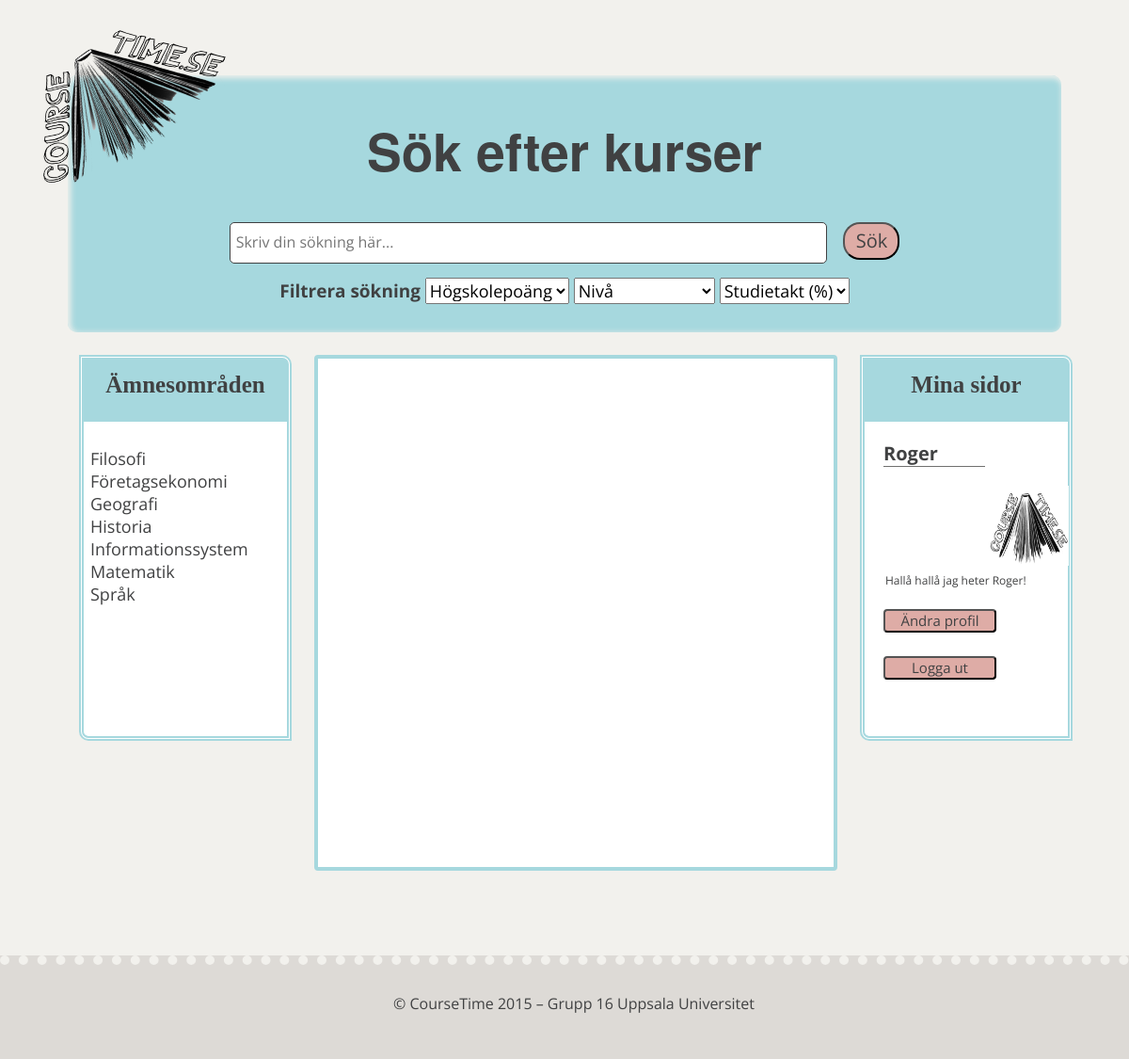
The page / (signed in) on the database its author committed.
### tables this page shows
CREATE TABLE `images` (
  `imgId` int(11) unsigned NOT NULL AUTO_INCREMENT,
  `imgUser` varchar(255) NOT NULL DEFAULT '',
  `imgName` varchar(255) NOT NULL DEFAULT '',
  PRIMARY KEY (`imgId`)
);

CREATE TABLE `profiles` (
  `userName` varchar(255) NOT NULL,
  `profileinfo` text NOT NULL
);

### models/class.Database.php (called while the page is built, shortened)
<?php
class Database{
	public $connection;
	function __construct(){
		$host = "localhost:8889";
		$user = "root";
		$password = "root";
		$database = "projekt";
		$this->connection = mysqli_connect($host, $user, $password, $database)
			or die("Error: ({$this->connection->connect_errno}) {$this->connection->connect_error}");
		$this->connection->set_charset('utf8');
	}
}
?>

### userManager.php (called while the page is built, shortened)
<?php
include "models/class.Database.php";
$db = new Database();
?>

### userimageFinder.php (the view, shortened to what this page needs)
<?php
require_once "userManager.php";
if(isset($_SESSION['admin'])){
	$username = $_SESSION['admin'];
}
$result = $db->connection->query("SELECT imgName FROM images WHERE imgUser = '$username'");
$imageName = $result->fetch_assoc();
if($result->num_rows > 0){
	echo '<img src="uploads/'. $imageName['imgName'] .'"width="85" height="85">';
}
else{
	echo '<img src="uploads/nopic.jpg" width="85" height="85">';
}
?>

### index.php (shortened to what this page needs)
<?php include "userManager.php"; ?>
<!DOCTYPE html>
<html>
  <head>
    <link rel="stylesheet" href="assets/main.css">
  </head>
  <body>
    <div id="content">
      <div id="header">
        <a href="index.php"><img id="logga" src="images/CourseTime-logo.png"></a>
          <div id="loginformContainer"> <?php include "loginform.php"; include "registerform.php"; ?>  </div>
        <?php include "notlogged.php" ?>
        <div id="editprofile"> <?php include "editprofileform.php"; ?></div>
      </div>
      <div id="upper">
        <form action="index.php" method="POST" class="searchfield">
          <label for="inputsearch"><h1 id="h1search"> Sök efter kurser </h1> </label>
          <input type="text" placeholder=" Skriv din sökning här..." id="inputsearch" name="search">
          <input type="submit" name="submit" value="Sök" id="searchBtn" class="searchBtn">
          <div id="filtersection"> Filtrera sökning
            <select name="hpfilter">
              <option value="hp">Högskolepoäng</option>
            </select>
            <select name="levelfilter">
              <option value="nivå">Nivå</option>
            </select>
            <select name="pacefilter">
              <option value="%">Studietakt (%)</option>
            </select>
          </div>
        </form>
      </div>
      <div id="main">
        <div id="leftnav" class="sidebar">
          <p class="subjecthdr"> Ämnesområden </p>
          <p id="subjectareas">
          <?php include "navigation.php"; ?>
          </p>
        </div>
        <div id="middle">
        </div>
        <div id="rightnav" class="sidebar">
          <p class="subjecthdr" id="rightheader"> <?php include "rightnavheader.php";?> </p>
          <div id="userPage"> <?php include "currentuser.php";?> </div>
        </div>
      </div>
    </div>
    <div id="footer">© CourseTime 2015 – Grupp 16 Uppsala Universitet</div>
  </body>
</html>

### loginform.php (shortened to what this page needs)
<!DOCTYPE html>
<html>
</html>

### registerform.php (shortened to what this page needs)
<!DOCTYPE html>
<html>
</html>

### notlogged.php (shortened to what this page needs)
<?php
require_once "userManager.php";
if(isset($_SESSION['name']) || isset($_SESSION['admin'])){ ?>
	<html>
	</html>
<?php
}
else{ ?>
	<html>
		<div id="loginOpen">Logga in / registrera</div>
	</html>
<?php
}
?>

### editprofileform.php (shortened to what this page needs)
<!DOCTYPE html>
<html>
</html>

### navigation.php
<?php
$sql = "SELECT DISTINCT coursesubject FROM courses ORDER BY coursesubject";
$result= $db->connection->query($sql);
if ($result->num_rows > 0)
{
	while ($row = $result->fetch_assoc())
	{
		$catsub = $row["coursesubject"];
		echo "<a id=\"subjectlinks\"  href=\"index.php?category='$catsub'\">" . $row["coursesubject"] . "</a>" . "</br>";
	}
}
?>

### rightnavheader.php (shortened to what this page needs)
<?php
require_once "userManager.php";
if(isset($_SESSION['name']) || isset($_SESSION['admin'])){
	echo "Mina sidor";
}
else {
	echo "Välkommen!";
}
?>

### currentuser.php (shortened to what this page needs)
<?php
require_once "userManager.php";
if(isset($_SESSION['name']) || isset($_SESSION['admin'])){
	if(isset($_SESSION['name'])){
		$username = $_SESSION['name'];
	}
	else{
		$username = $_SESSION['admin'];
	}
	?>
	<html>
			<div id='usernamelabel'><?php echo ucfirst($username); ?></div>
			<div id='thumbnailprofile'> <?php include "userimageFinder.php"; ?></div>
			<div id="profileinfo"> <?php include "profileinfo.php"; ?></div>
			<input type="button" Value="Ändra profil" class="loginboxButton profileButton" id="editButton">
			<input type="button" Value="Logga ut" class="loginboxButton profileButton" id="logoutButton">
	</html>
<?php
}
else { ?>
    <div id="noprofile"> <h3>...till CourseTime!</h3>
    Vi vill höra vad <i><b>du</b></i> tycker om de kurser du läst. Gå med i gemenskapen och kom i kontakt med andra studenter!
    </div>
<?php  }
?>

### profileinfo.php
<?php
require_once "userManager.php";
if(isset($_SESSION['name']) || isset($_SESSION['admin'])){
	if(isset($_SESSION['name'])){
		$username = $_SESSION['name'];
	}
	else{
		$username = $_SESSION['admin'];
	}
	$profileExist = ("SELECT * FROM profiles WHERE userName = '$username'");
	$profile = $db->connection->query($profileExist);
	$rows = $profile->fetch_assoc();
	if($rows != null){
		echo $rows['profileinfo'];
	}
	else{
		echo "";
	}
}

### assets/main.css (style rules this page uses)
body { margin: 0 auto; background-size: 100%; background-color: #F2F1ED; color: #404142; }
#content { padding-top: 20px; min-height: 550px; margin-bottom: 50px; }
#logga { width: 100px; float: left; padding-left: 10px; height: 50px; -webkit-transform: rotate(-32deg) scale(2.4, 2.8) translateX(8px) translateY(30px); -moz-transform: rotate(-32deg) scale(2.4, 2.8) translateX(8px) translateY(30px); transform: rotate(-32deg) scale(2.4, 2.8) translateX(8px) translateY(30px); }
.loginboxButton { background-color: #DEACA6; width: 120px; height: 23px; margin: 50px 55px; float: left; padding: 10px 5px; text-align: center; font-size: 18px; border-radius: 4px; color: #404142; font-family: Open Sans; }
#upper { background-color: #A6D8DE; border-radius: 10px; text-align: center; margin: 60px 6% 2% 6%; padding: 0.2em; clear: left; padding-bottom: 30px; -webkit-box-shadow: inset 2px 2px 6px 1px #F2F1ED; box-shadow: inset 2px 2px 6px 1px #F2F1ED; -moz-box-shadow: inset 2px 2px 6px 1px #F2F1ED; font-family: Open Sans; }
#h1search { font-size: 55px; color: #404142; font-family: "Helvetica Neue"; }
#filtersection { font-size: 19px; font-weight: bold; }
#inputsearch { width: 60%; height: 40px; margin-bottom: 15px; border-radius: 5px; border: 1px groove #404142; font-size: 18px; }
#searchBtn { height: 40px; width: 60px; border-radius: 18px; font-size: 20px; background-color: #DEACA6; margin: auto auto 15px 13px; font-family: Open Sans; color: #404142; }
select { font-size: 18px; font-family: Open Sans; }
#middle { width: 44%; margin-left: 2%; margin-right: 2%; min-height: 500px; float: left; border: 4px solid #A6D8DE; border-radius: 4px; padding: 10px; padding-bottom: 30px; margin-bottom: 90px; font-family: Open Sans; background-color: white; color: #404142; }
#leftnav { margin-left: 7%; }
#subjectlinks, #clinksmiddle { color: #404142; text-decoration: none; }
.sidebar { width: 18%; float: left; background-color: #FFFFFF; border: 5px double #A6D8DE; border-radius: 0px 10px; min-height: 400px; font-family: Open Sans; color: #404142; }
.subjecthdr { height: 40px; margin: 0 0 20px 0; padding: 13px 0px; text-align: center; font-size: 25px; font-weight: bold; background-color: #A6D8DE; font-family: Georgia; color: #404142; }
h1, h2, h3, h4 { font-family: Georgia; color: #404142; }
#subjectareas { padding: 7px; font-size: 18px; }
#footer { background-color: #DDDAD6; clear: left; padding-left: 20px; padding-top: 30px; border-top: 10px dotted #F2F1ED; min-height: 70px; font-family: Open Sans; color: #404142; text-align: center; margin-top: 30px; }
.profileButton { margin: 15px 10px 10px 20px; padding: 0 5px; height: 25px; font-size: 15px; }
#userPage { width: 100%; height: 100%; }
#usernamelabel { font-size: 20px; margin: 0 0 0 20px; width: 50%; font-weight: bold; border-bottom: 1px solid #70706f; }
#thumbnailprofile { width: 85px; height: 85px; margin-top: 20px; margin-left: 132px; overflow: hidden; }
#profileinfo { margin: 5px 5px 5px 20px; max-width: 150px; max-height: 175px; font-size: 12px; padding: 2px; }

### rows shown on the page
images: imgName (picture)
profiles: profileinfo "Hallå hallå jag heter Roger!"

### other values the page prints
$row["coursesubject"] "Filosofi"
$row["coursesubject"] "Företagsekonomi"
$row["coursesubject"] "Geografi"
$row["coursesubject"] "Historia"
$row["coursesubject"] "Informationssystem"
$row["coursesubject"] "Matematik"
$row["coursesubject"] "Språk"
$username "Roger"
